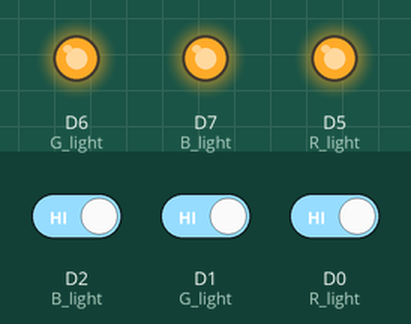
The sketch below on a simulated ESP8266 (NodeMCU). On the bench: output pins drawn as LEDs (lit = HIGH). Inputs (shaded band) come from the test bench; at power-on: D2 (B_light) HIGH, D1 (G_light) HIGH, D0 (R_light) HIGH.

Above: at 1.2 s.
1.3 s: D2 (B_light) driven LOW
At 1.7 s:
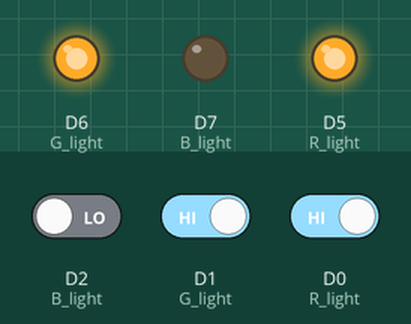
2.8 s: D1 (G_light) driven LOW
At 4.0 s:
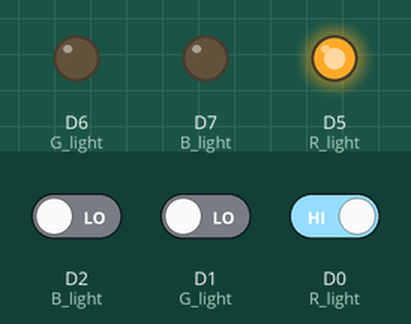
4.3 s: D0 (R_light) driven LOW
At 5.2 s:
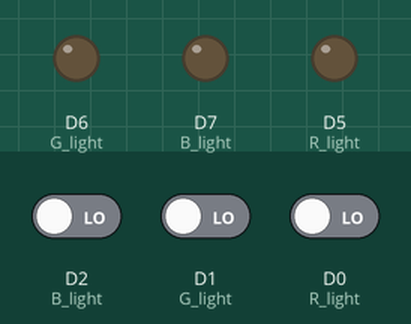
5.8 s: D2 (B_light) driven HIGH
At 6.4 s:
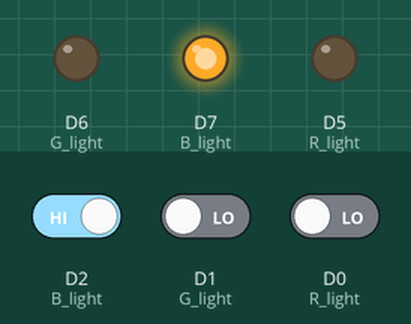
7.3 s: D1 (G_light) driven HIGH
At 8.5 s:
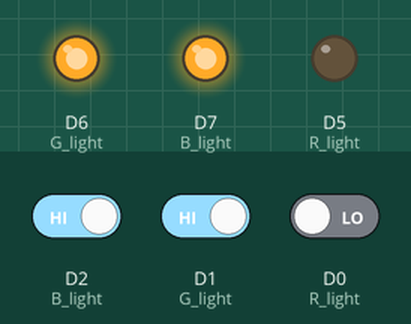
8.8 s: D2 (B_light) driven LOW
At 9.8 s:
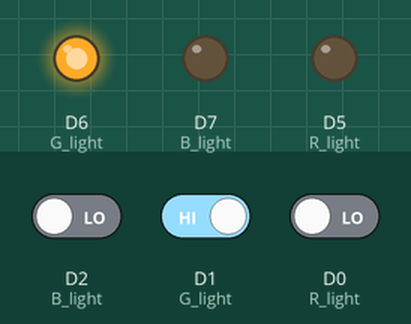
Timing chart, 0 to 11.3 s (numbered marks = the images above; inputs shaded):
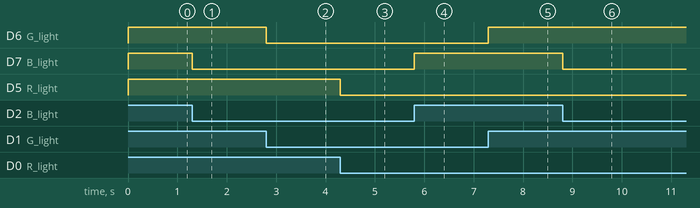

The sketch:

Lab1.ino
```cpp
void setup() {
  pinMode(D0,INPUT); //R light
  pinMode(D1,INPUT); //G light
  pinMode(D2,INPUT); //B light

  pinMode(D5,OUTPUT); //R light
  pinMode(D6,OUTPUT); //G light
  pinMode(D7,OUTPUT); //B light

}
void loop()
{
  if(digitalRead(D0) == 0)
    digitalWrite(D5,LOW);
  else
    digitalWrite(D5,HIGH);

  if(digitalRead(D1) == 0)
    digitalWrite(D6,LOW);
  else
    digitalWrite(D6,HIGH);

  if(digitalRead(D2) == 0)
    digitalWrite(D7,LOW);
  else
    digitalWrite(D7,HIGH);
}
```

Measured:
- after the input at 1.3 s, D7 (B_light): HIGH → LOW at once
- after the input at 2.8 s, D6 (G_light): HIGH → LOW at once
- after the input at 4.3 s, D5 (R_light): HIGH → LOW at once
- after the input at 5.8 s, D7 (B_light): LOW → HIGH at once
- after the input at 7.3 s, D6 (G_light): LOW → HIGH at once
- after the input at 8.8 s, D7 (B_light): HIGH → LOW at once
